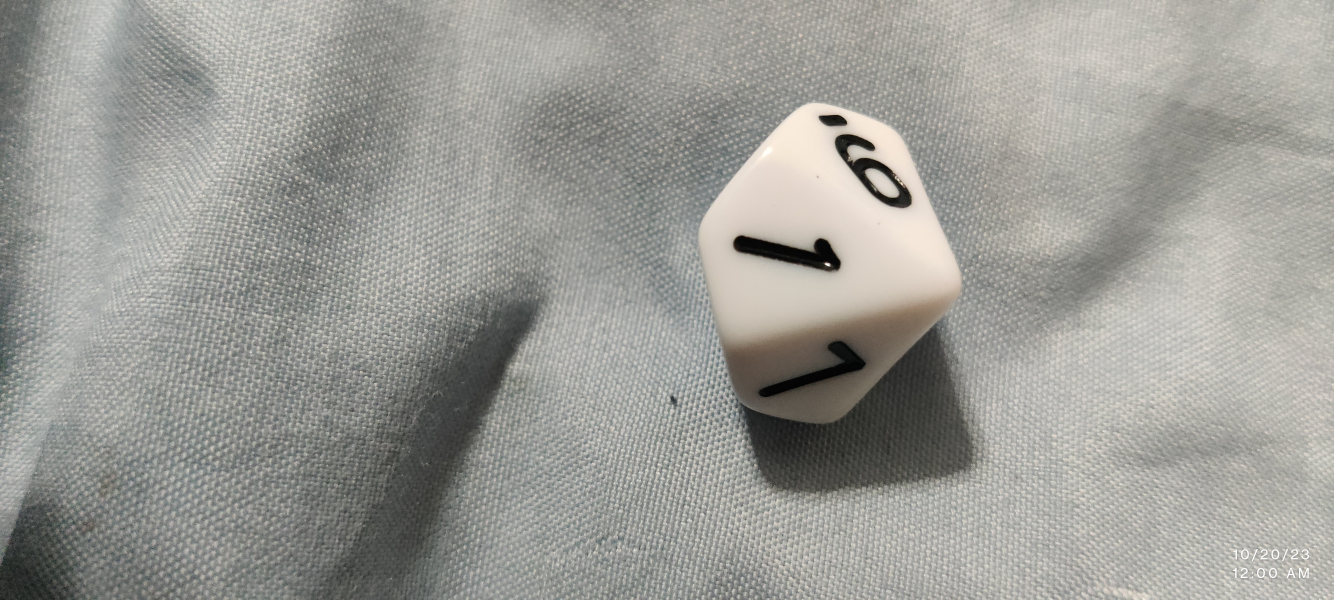
#> input picture dicepics/D10_1.jpg, 4000 x 1800 px, found by its file name (shown at 1/3 size); its folder holds only this picture in this run
$ python detectnum.py
#> lines starting #> are read from the running program, lines starting #| are printed output that depends on the picture; after the words box and inside, x2 and y2 are one past the last pixel; in counts of white or black regions, pixels touching at a corner belong together
import cv2
import pytesseract
import os

# Set the path to the Tesseract executable (change to your Tesseract installation path)
pytesseract.pytesseract.tesseract_cmd = 'C:\\Program Files\\Tesseract-OCR\\Tesseract.exe'

# Define the path to the directory containing your images
image_dir = 'C:\\Users\\Ian\\132\\Freshmanexpo\\AutoDiceTower\\AutoDiceTower\\dicepics'

# Get a list of image file names in the directory
image_files = [f for f in os.listdir(image_dir) if f.endswith('.jpg')]

# Desired size for cropping
crop_size = 1000  # Set the crop size to 1000x1000

for image_file in image_files:
    # Construct the full path to the image
    image_path = os.path.join(image_dir, image_file)

    # Read the image using OpenCV
    image = cv2.imread(image_path)
#> image is the input picture: shape (1800, 4000, 3); mean B, G, R 150.5, 155.6, 156

    # Implement a dice detection method (you can use a pre-trained model for more accuracy)
    # Here's a simple example:
    # Find contours to locate the dice based on edges, you can use more advanced methods for accuracy
    gray_image = cv2.cvtColor(image, cv2.COLOR_BGR2GRAY)
    _, binary_image = cv2.threshold(gray_image, 0, 255, cv2.THRESH_BINARY + cv2.THRESH_OTSU)
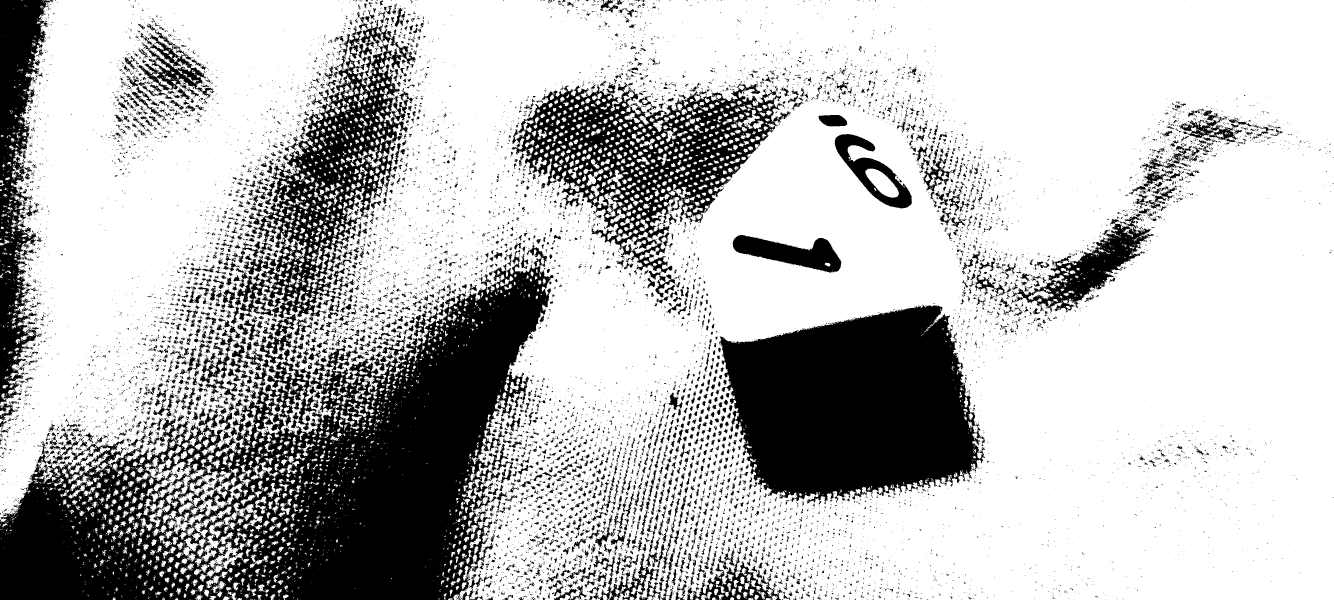
#> binary_image: shape (1800, 4000) (shown at 1/3 size); 73.6% white; 17502 black regions (14768 under 20 px)
    contours, _ = cv2.findContours(binary_image, cv2.RETR_EXTERNAL, cv2.CHAIN_APPROX_SIMPLE)
#> contours = 4071 contours, 3382 with area under 20; largest, box (x1, y1, x2, y2) and area: (0, 0, 4000, 1800) 6176828, (534, 1405, 728, 1550) 13408, (434, 1371, 615, 1511) 7951, (488, 1519, 695, 1683) 7229, (584, 1564, 701, 1701) 3296

    # Assuming the largest contour is the dice, you can modify this logic accordingly
    largest_contour = max(contours, key=cv2.contourArea)
#> largest_contour = contour of 21190 points, box (x1, y1, x2, y2) (0, 0, 4000, 1800), area 6176828
    x, y, w, h = cv2.boundingRect(largest_contour)
#> x = 0; y = 0; w = 4000; h = 1800

    # Calculate the center of the dice
    center_x = x + w // 2
#> center_x = 2000
    center_y = y + h // 2
#> center_y = 900

    # Calculate the cropping boundaries to keep the dice centered
    x1 = max(center_x - crop_size // 2, 0)
#> x1 = 1500
    y1 = max(center_y - crop_size // 2, 0)
#> y1 = 400
    x2 = min(x1 + crop_size, image.shape[1])
#> x2 = 2500
    y2 = min(y1 + crop_size, image.shape[0])
#> y2 = 1400

    # Adjust the crop size to maintain a square aspect ratio
    crop_size = min(x2 - x1, y2 - y1)
#> crop_size = 1000

    # Crop the image to focus on the dice
    dice_image = image[y1:y1 + crop_size, x1:x1 + crop_size]
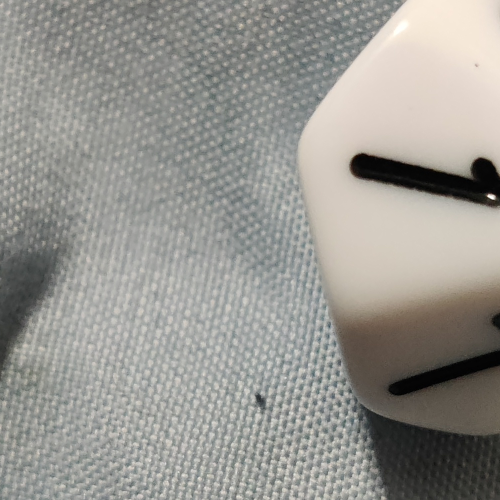
#> dice_image: shape (1000, 1000, 3) (shown at 1/2 size); mean B, G, R 145.1, 150.4, 151.8

    # Resize the cropped dice image to 1000x1000 pixels
    dice_image = cv2.resize(dice_image, (1000, 1000))

    # Display the resized dice image
    cv2.imshow('Dice Image', dice_image)
    cv2.waitKey(0)

    # Preprocessing
    gray_dice = cv2.cvtColor(dice_image, cv2.COLOR_BGR2GRAY)
    _, binary_dice = cv2.threshold(gray_dice, 0, 255, cv2.THRESH_BINARY + cv2.THRESH_OTSU)
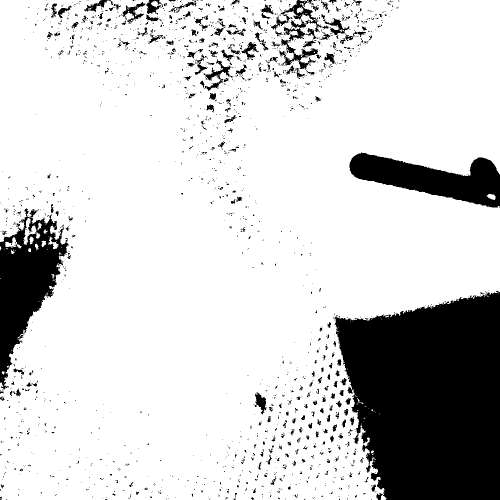
#> binary_dice: shape (1000, 1000) (shown at 1/2 size); 82.3% white; 1815 black regions (1573 under 20 px), largest, box (x1, y1, x2, y2) and area: (669, 582, 1000, 1000) 110979, (0, 428, 137, 779) 22184, (699, 305, 1000, 415) 17325

    # Use pytesseract to extract text from the binary dice image
#> (the run stopped early here; a loop or call above may not have finished)

$ run again, on dicepics/D10_5.jpg
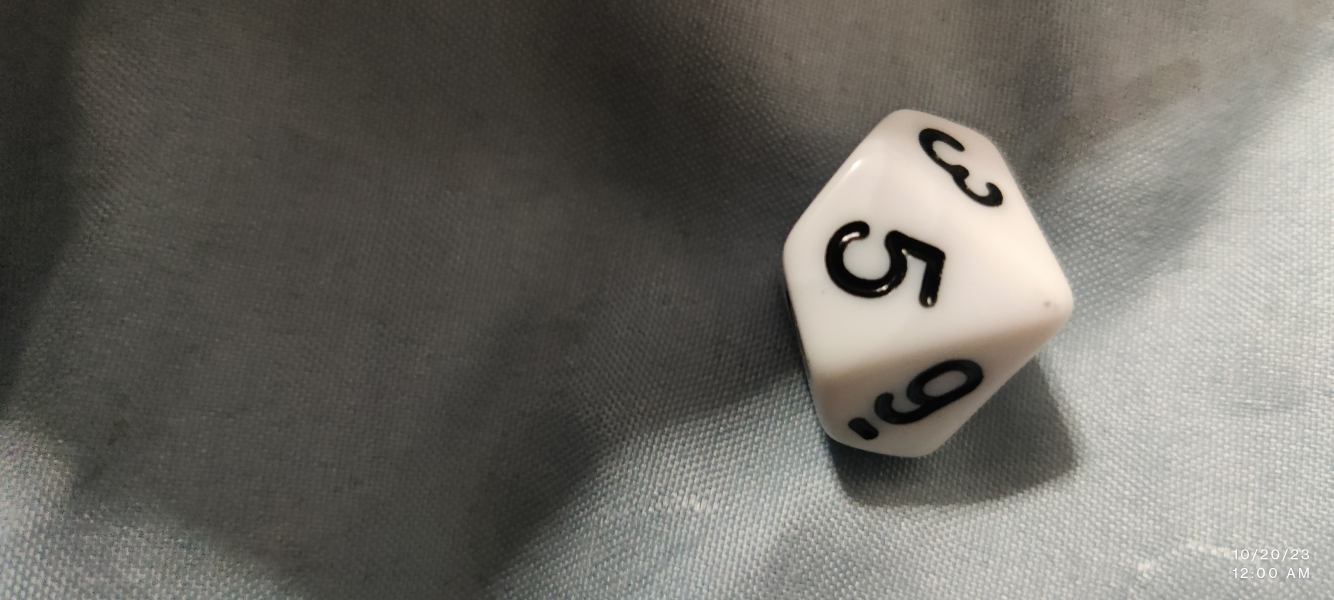
#> input picture dicepics/D10_5.jpg, 4000 x 1800 px, found by its file name (shown at 1/3 size)
#> image is the input picture: shape (1800, 4000, 3); mean B, G, R 100.1, 106.2, 108.8
#> `_, binary_image = cv2.threshold(gray_image, 0, 255, cv2.THRESH_BINARY ..`:
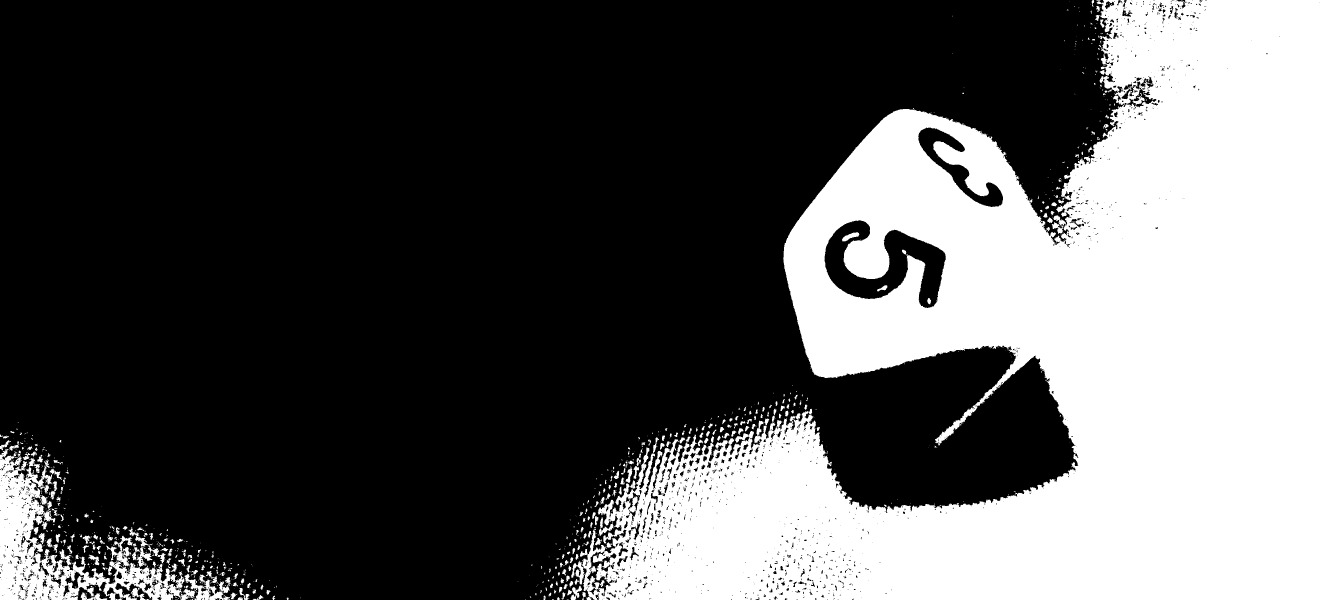
#> binary_image: shape (1800, 4000) (shown at 1/3 size); 34.1% white; 1082 white regions (766 under 20 px)
#> contours = 1002 contours, 739 with area under 20; largest, box (x1, y1, x2, y2) and area: (1714, 0, 4000, 1800) 2417955, (0, 1347, 586, 1800) 83064, (554, 1721, 691, 1800) 4156, (386, 1582, 497, 1700) 2500, (3155, 646, 3198, 702) 962
#> largest_contour = contour of 8029 points, box (x1, y1, x2, y2) (1714, 0, 4000, 1800), area 2417955
#> x = 1714; y = 0; w = 2286; h = 1800
#> center_x = 2857
#> center_y = 900
#> x1 = 2357
#> y1 = 400
#> x2 = 3357
#> y2 = 1400
#> crop_size = 1000
#> `_, binary_dice = cv2.threshold(gray_dice, 0, 255, cv2.THRESH_BINARY + ..`:
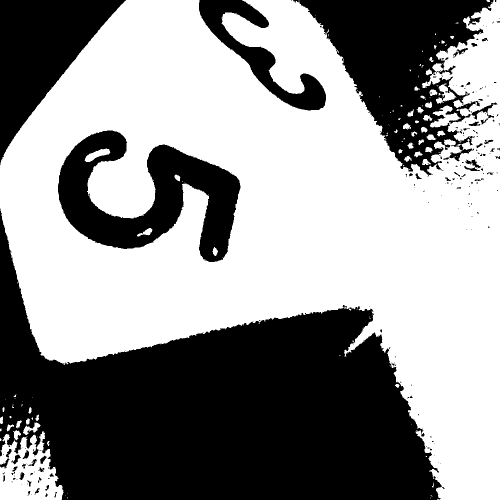
#> binary_dice: shape (1000, 1000) (shown at 1/2 size); 56.8% white; 215 black regions (169 under 20 px), largest, box (x1, y1, x2, y2) and area: (0, 417, 889, 1000) 266260, (586, 0, 987, 353) 64644, (116, 261, 481, 524) 44335

$ run again, on dicepics/D10_6.jpg
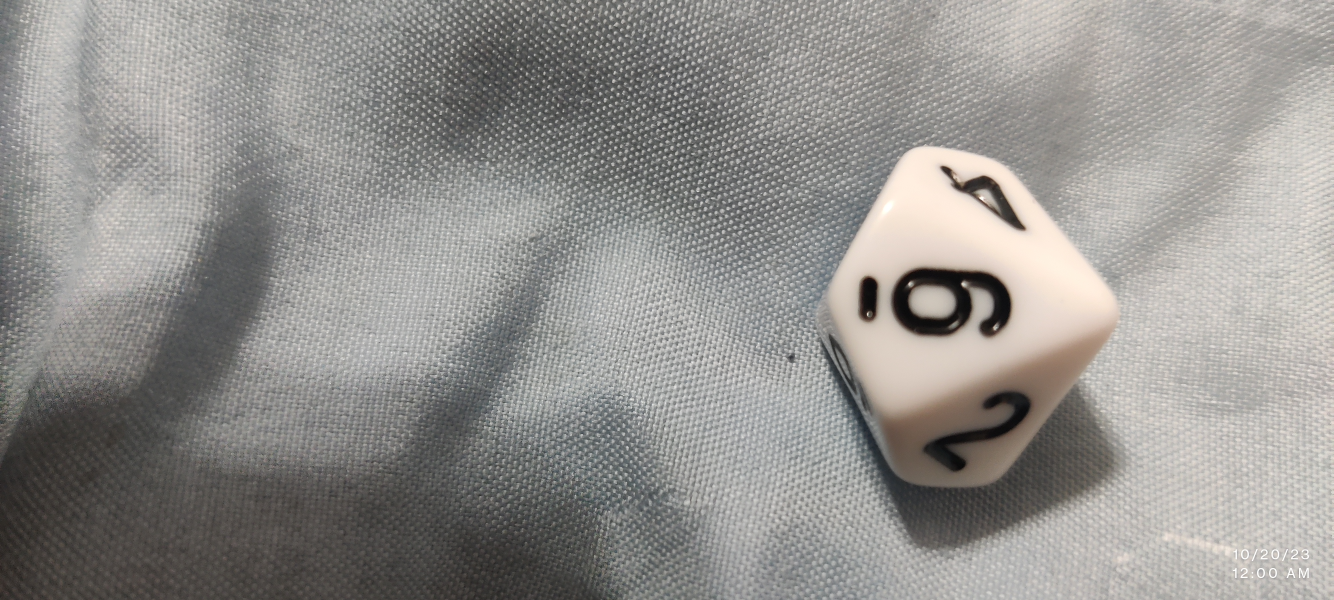
#> input picture dicepics/D10_6.jpg, 4000 x 1800 px, found by its file name (shown at 1/3 size)
#> image is the input picture: shape (1800, 4000, 3); mean B, G, R 141.8, 144.9, 146.9
#> `_, binary_image = cv2.threshold(gray_image, 0, 255, cv2.THRESH_BINARY ..`:
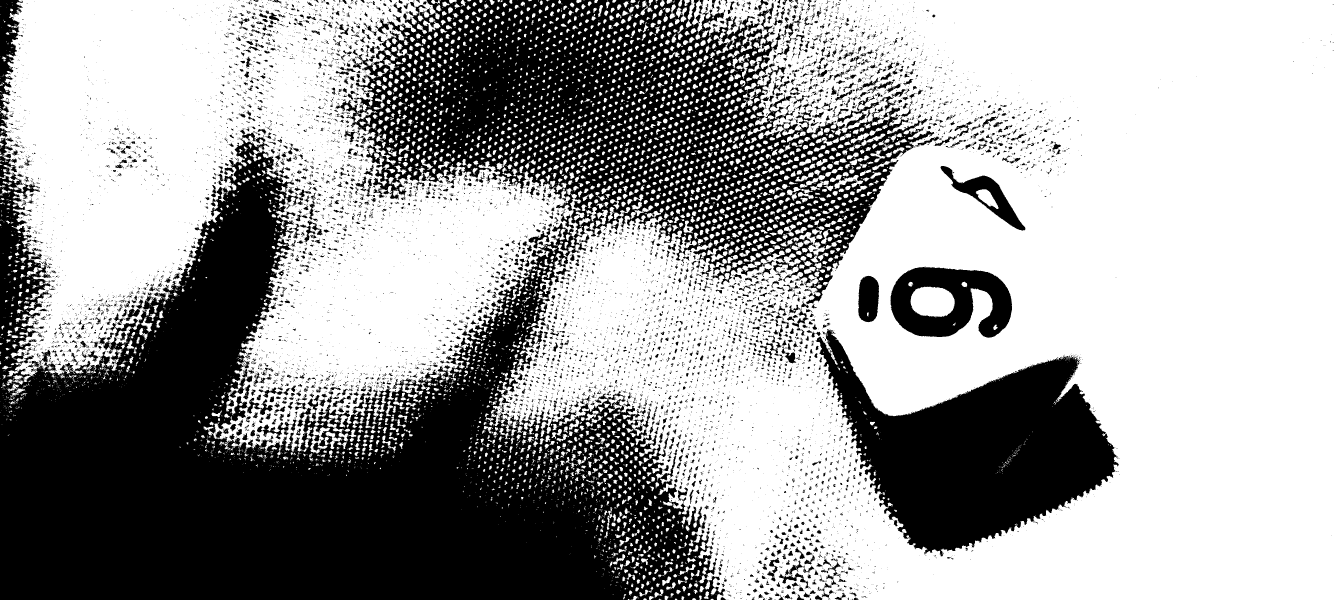
#> binary_image: shape (1800, 4000) (shown at 1/3 size); 62.6% white; 11612 black regions (9554 under 20 px)
#> contours = 5916 contours, 3523 with area under 20; largest, box (x1, y1, x2, y2) and area: (0, 0, 4000, 1800) 4758869, (2397, 696, 2526, 788) 2220, (931, 1279, 991, 1361) 1747, (2490, 524, 2589, 567) 1488, (1758, 621, 1824, 681) 1218
#> largest_contour = contour of 31603 points, box (x1, y1, x2, y2) (0, 0, 4000, 1800), area 4758869
#> x = 0; w = 4000; h = 1800
#> center_x = 2000
#> center_y = 900
#> x1 = 1500
#> y1 = 400
#> x2 = 2500
#> y2 = 1400
#> crop_size = 1000
#> `_, binary_dice = cv2.threshold(gray_dice, 0, 255, cv2.THRESH_BINARY + ..`:
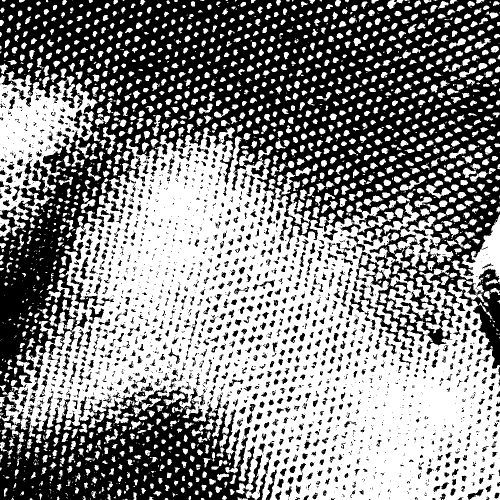
#> binary_dice: shape (1000, 1000) (shown at 1/2 size); 52.6% white; 2179 black regions (1335 under 20 px), largest, box (x1, y1, x2, y2) and area: (0, 0, 1000, 1000) 405781, (141, 545, 228, 620) 1089, (718, 568, 803, 684) 1070
